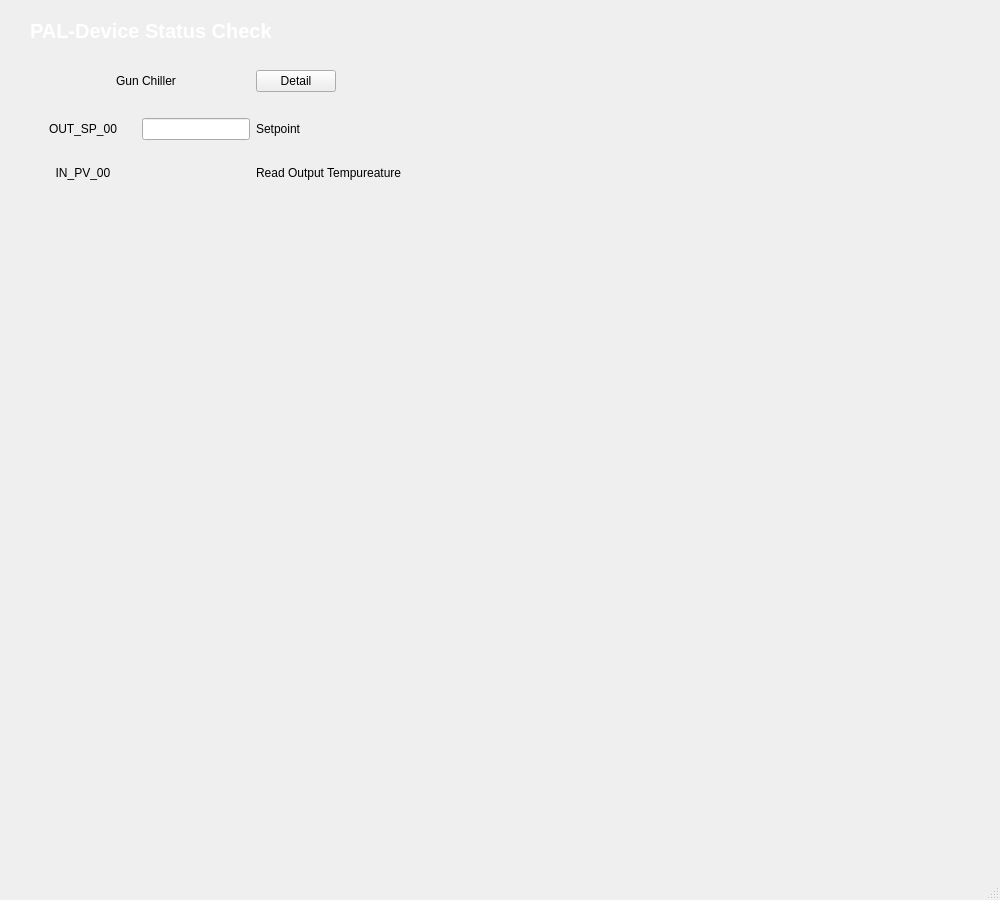
<?xml version="1.0" encoding="UTF-8"?>
<ui version="4.0">
 <class>MainWindow</class>
 <widget class="QMainWindow" name="MainWindow">
  <property name="geometry">
   <rect>
    <x>0</x>
    <y>0</y>
    <width>1000</width>
    <height>900</height>
   </rect>
  </property>
  <property name="sizePolicy">
   <sizepolicy hsizetype="Fixed" vsizetype="Fixed">
    <horstretch>0</horstretch>
    <verstretch>0</verstretch>
   </sizepolicy>
  </property>
  <property name="windowTitle">
   <string>MainWindow</string>
  </property>
  <widget class="QWidget" name="centralwidget">
   <widget class="QLabel" name="label">
    <property name="geometry">
     <rect>
      <x>30</x>
      <y>10</y>
      <width>251</width>
      <height>41</height>
     </rect>
    </property>
    <property name="palette">
     <palette>
      <active>
       <colorrole role="WindowText">
        <brush brushstyle="SolidPattern">
         <color alpha="255">
          <red>255</red>
          <green>255</green>
          <blue>255</blue>
         </color>
        </brush>
       </colorrole>
      </active>
      <inactive>
       <colorrole role="WindowText">
        <brush brushstyle="SolidPattern">
         <color alpha="255">
          <red>255</red>
          <green>255</green>
          <blue>255</blue>
         </color>
        </brush>
       </colorrole>
      </inactive>
      <disabled>
       <colorrole role="WindowText">
        <brush brushstyle="SolidPattern">
         <color alpha="255">
          <red>120</red>
          <green>120</green>
          <blue>120</blue>
         </color>
        </brush>
       </colorrole>
      </disabled>
     </palette>
    </property>
    <property name="font">
     <font>
      <family>Arial</family>
      <pointsize>15</pointsize>
      <weight>75</weight>
      <bold>true</bold>
     </font>
    </property>
    <property name="text">
     <string>PAL-Device Status Check</string>
    </property>
   </widget>
   <widget class="QWidget" name="gridLayoutWidget">
    <property name="geometry">
     <rect>
      <x>30</x>
      <y>70</y>
      <width>391</width>
      <height>591</height>
     </rect>
    </property>
    <layout class="QGridLayout" name="gridLayout">
     <item row="2" column="2">
      <widget class="QLineEdit" name="lineEdit">
       <property name="enabled">
        <bool>true</bool>
       </property>
       <property name="sizePolicy">
        <sizepolicy hsizetype="Minimum" vsizetype="Fixed">
         <horstretch>0</horstretch>
         <verstretch>0</verstretch>
        </sizepolicy>
       </property>
      </widget>
     </item>
     <item row="5" column="1">
      <spacer name="verticalSpacer">
       <property name="orientation">
        <enum>Qt::Vertical</enum>
       </property>
       <property name="sizeHint" stdset="0">
        <size>
         <width>20</width>
         <height>40</height>
        </size>
       </property>
      </spacer>
     </item>
     <item row="0" column="3">
      <widget class="QPushButton" name="pushButton">
       <property name="text">
        <string>Detail</string>
       </property>
      </widget>
     </item>
     <item row="2" column="3" colspan="2">
      <widget class="QLabel" name="label_5">
       <property name="text">
        <string>Setpoint</string>
       </property>
      </widget>
     </item>
     <item row="0" column="1" colspan="2">
      <widget class="QLabel" name="label_2">
       <property name="text">
        <string>Gun Chiller</string>
       </property>
      </widget>
     </item>
     <item row="2" column="0" colspan="2">
      <widget class="QLabel" name="label_4">
       <property name="text">
        <string>OUT_SP_00</string>
       </property>
       <property name="alignment">
        <set>Qt::AlignCenter</set>
       </property>
      </widget>
     </item>
     <item row="0" column="4">
      <spacer name="horizontalSpacer_2">
       <property name="orientation">
        <enum>Qt::Horizontal</enum>
       </property>
       <property name="sizeHint" stdset="0">
        <size>
         <width>40</width>
         <height>20</height>
        </size>
       </property>
      </spacer>
     </item>
     <item row="1" column="1">
      <widget class="QLabel" name="label_3">
       <property name="text">
        <string/>
       </property>
      </widget>
     </item>
     <item row="0" column="0">
      <spacer name="horizontalSpacer">
       <property name="orientation">
        <enum>Qt::Horizontal</enum>
       </property>
       <property name="sizeHint" stdset="0">
        <size>
         <width>40</width>
         <height>20</height>
        </size>
       </property>
      </spacer>
     </item>
     <item row="3" column="0">
      <widget class="QLabel" name="label_6">
       <property name="text">
        <string/>
       </property>
      </widget>
     </item>
     <item row="4" column="0" colspan="2">
      <widget class="QLabel" name="label_7">
       <property name="text">
        <string>IN_PV_00</string>
       </property>
       <property name="alignment">
        <set>Qt::AlignCenter</set>
       </property>
      </widget>
     </item>
     <item row="4" column="3" colspan="2">
      <widget class="QLabel" name="label_8">
       <property name="text">
        <string>Read Output Tempureature</string>
       </property>
      </widget>
     </item>
    </layout>
   </widget>
  </widget>
  <widget class="QMenuBar" name="menubar">
   <property name="geometry">
    <rect>
     <x>0</x>
     <y>0</y>
     <width>1000</width>
     <height>21</height>
    </rect>
   </property>
  </widget>
  <widget class="QStatusBar" name="statusbar"/>
 </widget>
 <resources/>
 <connections/>
</ui>
